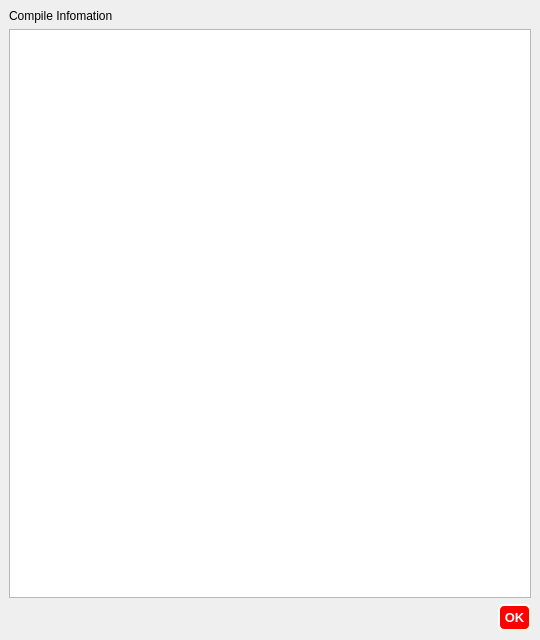
<?xml version="1.0" encoding="UTF-8"?>
<ui version="4.0">
 <class>CompileInfoWindow</class>
 <widget class="QMainWindow" name="CompileInfoWindow">
  <property name="geometry">
   <rect>
    <x>0</x>
    <y>0</y>
    <width>540</width>
    <height>640</height>
   </rect>
  </property>
  <property name="windowTitle">
   <string>MainWindow</string>
  </property>
  <property name="styleSheet">
   <string notr="true">QPushButton {
background-color: #ff0000;
border-style: outset;
border-width: 2px;
border-radius: 6px;
border-color: beige;
font: bold 13px;
min-width: 8em;
padding: 4px;
color:white;
}

QPushButton:pressed {
background-color: green;
color:black;
}</string>
  </property>
  <widget class="QWidget" name="centralwidget">
   <layout class="QHBoxLayout" name="horizontalLayout">
    <item>
     <layout class="QVBoxLayout" name="verticalLayout">
      <item>
       <widget class="QLabel" name="label">
        <property name="text">
         <string>Compile Infomation</string>
        </property>
       </widget>
      </item>
      <item>
       <widget class="QPlainTextEdit" name="logTextEdit">
        <property name="readOnly">
         <bool>true</bool>
        </property>
       </widget>
      </item>
      <item>
       <layout class="QHBoxLayout" name="horizontalLayout_2">
        <item>
         <spacer name="horizontalSpacer">
          <property name="orientation">
           <enum>Qt::Horizontal</enum>
          </property>
          <property name="sizeHint" stdset="0">
           <size>
            <width>40</width>
            <height>20</height>
           </size>
          </property>
         </spacer>
        </item>
        <item>
         <widget class="QPushButton" name="OKBtn">
          <property name="text">
           <string>OK</string>
          </property>
         </widget>
        </item>
       </layout>
      </item>
     </layout>
    </item>
   </layout>
  </widget>
 </widget>
 <resources/>
 <connections/>
</ui>
